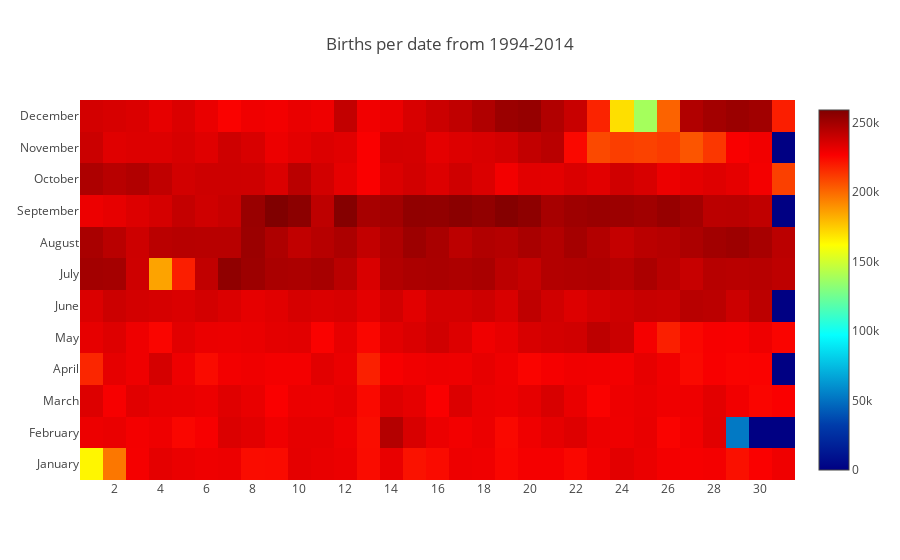

The code cell stored with this chart in its notebook:
### Code cell
get_combined_day_births(datafile)

### Figure 1 — Plotly figure (JSON) as saved in the notebook; plotly's stock layout.template omitted (floating-point values rounded to 4 significant figures; data arrays with more than 128 entries replaced by an {"elided": "..."} marker saying what was removed)
{"data": [{"colorscale": "Jet", "hoverinfo": "text", "text": {"elided": "12x31 str values"}, "type": "heatmap", "x": [1, 2, 3, 4, 5, 6, 7, 8, 9, 10, 11, 12, 13, 14, 15, 16, 17, 18, 19, 20, 21, 22, 23, 24, 25, 26, 27, 28, 29, 30, 31], "y": ["January", "February", "March", "April", "May", "June", "July", "August", "September", "October", "November", "December"], "z": {"elided": "12x31 int values"}}], "layout": {"title": "Births per date from 1994-2014", "xaxis": {"nticks": 31, "ticks": ""}, "yaxis": {"ticks": ""}}}
